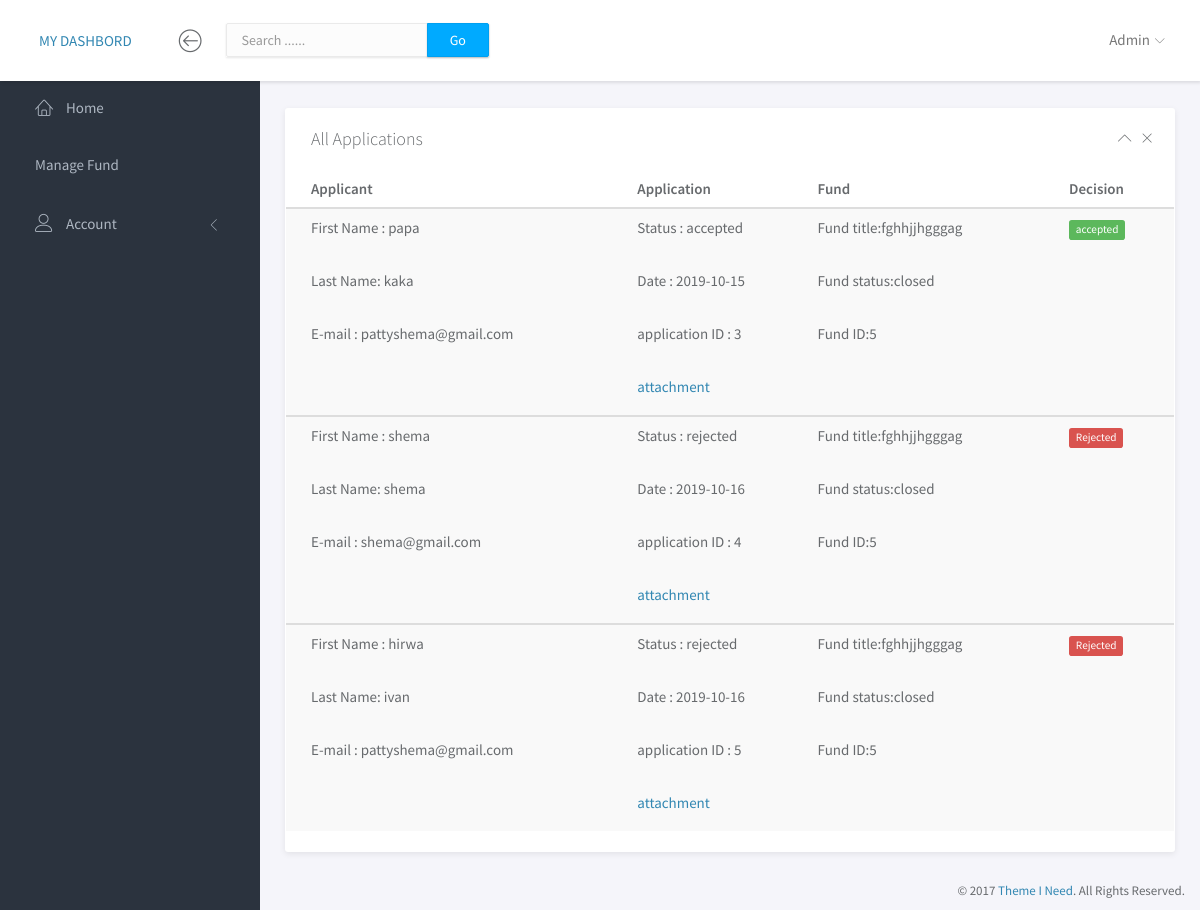
The app's page /view_submition.php?fund_id=5 with its own data.
### tables this page shows
CREATE TABLE IF NOT EXISTS `application` (
  `applicant_id` int(100) NOT NULL,
  `fund_id` int(100) NOT NULL,
  `attachment` varchar(100) NOT NULL DEFAULT 'no',
  `status` varchar(100) NOT NULL DEFAULT 'pending',
  `sub_date` varchar(100) NOT NULL,
  `application_id` int(100) NOT NULL AUTO_INCREMENT,
  PRIMARY KEY (`application_id`)
);

CREATE TABLE IF NOT EXISTS `applicant` (
  `applicant_id` int(40) NOT NULL AUTO_INCREMENT,
  `first_name` varchar(100) NOT NULL,
  `last_name` varchar(100) NOT NULL,
  `telephone` varchar(100) NOT NULL,
  `province` varchar(100) NOT NULL,
  `district` varchar(100) NOT NULL,
  `gender` varchar(100) NOT NULL,
  `id` varchar(100) NOT NULL,
  `password` varchar(100) NOT NULL,
  `email` varchar(100) NOT NULL,
  `category` varchar(100) NOT NULL,
  `applicant_status` varchar(100) NOT NULL DEFAULT 'active',
  PRIMARY KEY (`applicant_id`)
);

CREATE TABLE IF NOT EXISTS `fund` (
  `fund_id` int(30) NOT NULL AUTO_INCREMENT,
  `title` varchar(100) NOT NULL,
  `description` varchar(100) NOT NULL,
  `publish_date` varchar(100) NOT NULL,
  `deadline` varchar(100) NOT NULL,
  `fund_status` varchar(100) NOT NULL DEFAULT 'open',
  PRIMARY KEY (`fund_id`)
);

### view_submition.php (the view, shortened to what this page needs)
<!doctype html>
<html lang="en">
<head>
	<link rel="stylesheet" href="assets/vendor/bootstrap/css/bootstrap.min.css">
	<link rel="stylesheet" href="assets/vendor/font-awesome/css/font-awesome.min.css">
	<link rel="stylesheet" href="assets/vendor/linearicons/style.css">
	<link rel="stylesheet" href="assets/vendor/toastr/toastr.min.css">
	<link rel="stylesheet" href="assets/css/main.css">
	<link rel="stylesheet" href="assets/css/demo.css">
</head>
<body>
	<div id="wrapper">
		<nav class="navbar navbar-default navbar-fixed-top">
        <?php include 'admin_admin_navbar.php';?>
		</nav>
		<div id="sidebar-nav" class="sidebar">
			<div class="sidebar-scroll">
				<nav>
				<ul class="nav">
<li><a href="admin_dashboard.php" class=""><i class="lnr lnr-home"></i> <span>Home</span></a></li>
<li><a href="admin_fund.php" class=""> <span>Manage Fund</span></a></li>
<li>
    <a href="#subPages" data-toggle="collapse" class="collapsed"><i class="lnr lnr-user"></i> <span>Account</span> <i class="icon-submenu lnr lnr-chevron-left"></i></a>
</li>
</ul>
				</nav>
			</div>
		</div>
		<div class="main">
			<div class="main-content">
			<div class="container-fluid">
				<div class="row">
					<div class=" col-sm-12 col-lg-">
						<div class="panel">
							<div class="panel-heading">
								<h3 class="panel-title">All Applications</h3>
								<div class="right">
									<button type="button" class="btn-toggle-collapse"><i class="lnr lnr-chevron-up"></i></button>
									<button type="button" class="btn-remove"><i class="lnr lnr-cross"></i></button>
								</div>
							</div>
							<div class="panel-body no-padding">
							<table class="table table-striped">
									<thead>
										<tr>
										<th>Applicant</th>
											<th>Application</th>
											<th>Fund</th>
											<th>Decision</th>
										</tr>
									</thead>
		<?php
include 'db.php';
$fund_id = $_GET['fund_id'];
$SelSql = "SELECT * FROM `fund` WHERE fund_id = $fund_id";
$res = mysqli_query($conn, $SelSql);
$r = mysqli_fetch_assoc($res);
if($res){
$fund_id=$r['fund_id'];
$query1=mysqli_query($conn,"select * from fund, applicant, application where application.applicant_id=applicant.applicant_id  and application.fund_id=fund.fund_id and fund.fund_id=$fund_id") or die("selecting error");
			while($row=mysqli_fetch_assoc($query1))
				{
			?>
<tbody id="myTable">
										<tr>
										<td><p>First Name : <?php echo   $row['first_name'] ?> </p><br>
										<p>Last Name: <?php echo   $row['last_name'] ?></p><br>
										<p>	E-mail : <?php echo   $row['email'] ?></p>
											</td>
											<td><p>Status : <?php echo   $row['status'] ?> </p><br>
											<p>Date : <?php echo   $row['sub_date'] ?> </p><br>
											<p>	application ID : <?php echo   $row['application_id'] ?> </p><br>
											<p>	<a href="uploads/<?php echo $row['attachment'] ?>" target="_blank">attachment</a></p>
											</td>
											<td>
											<p>Fund title:<?php echo  $row['title'] ?></p> <br>
											<p>	Fund status:<?php echo  $row['fund_status'] ?></p> <br>
											<p>	Fund ID:<?php echo  $row['fund_id'] ?></p> <br>
											</td>
											<td>
											<?php if( $row['status'] == "accepted") :?>
											<label class="label label-success"> accepted </label>
											<?php elseif( $row['status'] == "rejected") :?>
											<label class="label label-danger"> Rejected </label>
											<?php else :?>
											<div class="btn-group">
												<a href="response.php?application_id=<?php echo $row["application_id"]; ?>"   class=" btn btn-primary btn-sm">Please take decicion here</a>
												</div>
												<?php endif ?>
											</td>
											</tr>
									</tbody>
<?php
}
 }
?>
</table>
</div>
</div>
</div>
</div>
			</div>
		</div>
		<footer>
			<div class="container-fluid">
				<p class="copyright">&copy; 2017 <a href="https://www.themeineed.com" target="_blank">Theme I Need</a>. All Rights Reserved.</p>
			</div>
		</footer>
	</div>
</body>
</html>

### assets/css/main.css (style rules this page uses)
html { position: relative; min-height: 100%; }
body { background-color: #F3F5F8; font-family: "Source Sans Pro", sans-serif; font-size: 15px; color: #676a6d; }
a { color: #3287B2; }
th { font-weight: 600; }
footer { position: absolute; bottom: 0; right: 0; padding-top: 15px; padding-bottom: 10px; }
.copyright { margin-bottom: 0; text-align: right; font-size: 13px; }
#wrapper .sidebar { -webkit-transition: all 0.3s ease-in-out; -moz-transition: all 0.3s ease-in-out; -ms-transition: all 0.3s ease-in-out; -o-transition: all 0.3s ease-in-out; transition: all 0.3s ease-in-out; width: 260px; height: 100%; float: left; background-color: #2B333E; position: fixed; left: 0; }
#wrapper .main { -webkit-transition: all 0.3s ease-in-out; -moz-transition: all 0.3s ease-in-out; -ms-transition: all 0.3s ease-in-out; -o-transition: all 0.3s ease-in-out; transition: all 0.3s ease-in-out; width: calc(100% - 260px); left: 0; position: relative; float: right; background-color: #f5f5fa; }
#wrapper #sidebar-nav, #wrapper .main { padding-top: 80px; }
.main-content { padding: 28px 10px; }
.navbar-default { -webkit-transition: all 0.3s ease-in-out; -moz-transition: all 0.3s ease-in-out; -ms-transition: all 0.3s ease-in-out; -o-transition: all 0.3s ease-in-out; transition: all 0.3s ease-in-out; -moz-box-shadow: 1px 2px 3px rgba(0, 0, 0, 0.1); -webkit-box-shadow: 1px 2px 3px rgba(0, 0, 0, 0.1); box-shadow: 1px 2px 3px rgba(0, 0, 0, 0.1); -webkit-border-radius: 0; -moz-border-radius: 0; border-radius: 0; padding: 0; margin: 0; border: none; background-color: #fff; }
.sidebar { z-index: 9; }
.sidebar .nav > li > a { padding: 18px 30px; color: #AEB7C2; border-left: 5px solid transparent; }
.sidebar .nav > li > a[data-toggle="collapse"] .icon-submenu { display: inline-block; vertical-align: middle; *vertical-align: auto; *zoom: 1; *display: inline; -webkit-transition: all 0.2s ease-out; -moz-transition: all 0.2s ease-out; -ms-transition: all 0.2s ease-out; -o-transition: all 0.2s ease-out; transition: all 0.2s ease-out; float: right; position: relative; top: 5px; font-size: 12px; line-height: 1.1; -moz-transform: rotate(-90deg); -ms-transform: rotate(-90deg); -webkit-transform: rotate(-90deg); transform: rotate(-90deg); }
.sidebar .nav > li > a[data-toggle="collapse"].collapsed .icon-submenu { -moz-transform: rotate(0deg); -ms-transform: rotate(0deg); -webkit-transform: rotate(0deg); transform: rotate(0deg); }
.sidebar .nav i { margin-right: 10px; font-size: 18px; }
.sidebar .nav span { -webkit-transition: all 0.3s ease-in-out; -moz-transition: all 0.3s ease-in-out; -ms-transition: all 0.3s ease-in-out; -o-transition: all 0.3s ease-in-out; transition: all 0.3s ease-in-out; position: relative; top: -2px; }
.panel { -webkit-border-radius: 3px; -moz-border-radius: 3px; border-radius: 3px; -moz-box-shadow: 0 2px 6px rgba(0, 0, 0, 0.08); -webkit-box-shadow: 0 2px 6px rgba(0, 0, 0, 0.08); box-shadow: 0 2px 6px rgba(0, 0, 0, 0.08); background-color: #fff; margin-bottom: 30px; }
.panel .panel-heading, .panel .panel-body, .panel .panel-footer { padding-left: 25px; padding-right: 25px; }
.panel .panel-heading { padding-top: 20px; padding-bottom: 20px; position: relative; }
.panel .panel-heading .panel-title { margin: 0; font-size: 18px; font-weight: 300; }
.panel .panel-heading button { padding: 0; margin-left: 5px; background-color: transparent; border: none; outline: none; }
.panel .panel-heading button i { font-size: 14px; }
.panel .panel-body { padding-top: 10px; padding-bottom: 15px; }
.panel .right { position: absolute; right: 20px; top: 32%; }
.panel .table > thead > tr > td:first-child, .panel .table > thead > tr > th:first-child, .panel .table > tbody > tr > td:first-child, .panel .table > tbody > tr > th:first-child, .panel .table > tfoot > tr > td:first-child, .panel .table > tfoot > tr > th:first-child { padding-left: 25px; }
.panel .table > thead > tr > td:last-child, .panel .table > thead > tr > th:last-child, .panel .table > tbody > tr > td:last-child, .panel .table > tbody > tr > th:last-child, .panel .table > tfoot > tr > td:last-child, .panel .table > tfoot > tr > th:last-child { padding-left: 25px; }
.label { font-weight: normal; }
.no-padding { padding: 0 !important; }

### records on screen
application: applicant.first_name "papa", applicant.last_name "kaka", applicant.email "pattyshema@gmail.com", status "accepted", sub_date "2019-10-15", application_id "3", fund.title "fghhjjhgggag", fund.fund_status "closed", fund "5"
application: applicant.first_name "shema", applicant.last_name "shema", applicant.email "shema@gmail.com", status "rejected", sub_date "2019-10-16", application_id "4", fund.title "fghhjjhgggag", fund.fund_status "closed", fund "5", shows "Rejected"
application: applicant.first_name "hirwa", applicant.last_name "ivan", applicant.email "pattyshema@gmail.com", status "rejected", sub_date "2019-10-16", application_id "5", fund.title "fghhjjhgggag", fund.fund_status "closed", fund "5", shows "Rejected"
